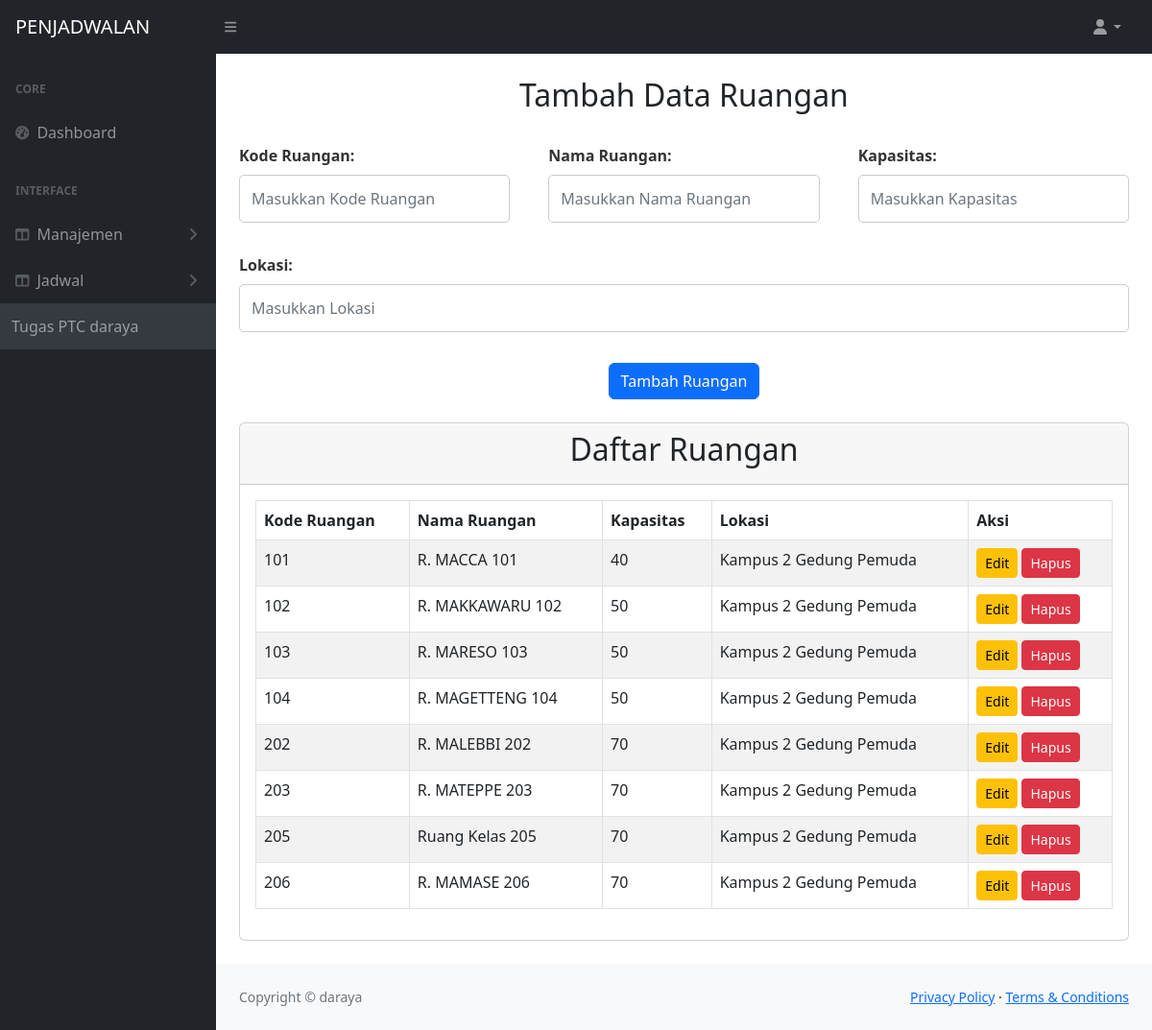
Page /ruangan.php on the committed database.
### tables this page shows
CREATE TABLE `ruangan` (
  `ruangan_id` int(11) NOT NULL,
  `kode_ruangan` varchar(20) NOT NULL,
  `nama_ruangan` varchar(100) NOT NULL,
  `kapasitas` int(11) NOT NULL,
  `lokasi` varchar(100) NOT NULL
);

### ruangan.php (the view, shortened to what this page needs)
<?php
$host = "localhost";
$user = "root";
$pass = "";
$db = "penjadwalan2";
$conn = new mysqli($host, $user, $pass, $db);
$result = $conn->query("SELECT * FROM ruangan");
?>
<!DOCTYPE html>
<html lang="en">
    <head>
        <link href="https://cdn.jsdelivr.net/npm/simple-datatables@7.1.2/dist/style.min.css" rel="stylesheet" />
        <link href="css/styles.css" rel="stylesheet" />
        <link href="css/dosen.css" rel="stylesheet" />
    </head>
    <body>
        <nav class="sb-topnav navbar navbar-expand navbar-dark bg-dark">
            <a class="navbar-brand ps-3" href="index.html">PENJADWALAN</a>
            <button class="btn btn-link btn-sm order-1 order-lg-0 me-4 me-lg-0" id="sidebarToggle" href="#!"><i class="fas fa-bars"></i></button>
            <ul class="navbar-nav ms-auto ms-md-0 me-3 me-lg-4">
                <li class="nav-item dropdown">
                    <a class="nav-link dropdown-toggle" id="navbarDropdown" href="#" role="button" data-bs-toggle="dropdown" aria-expanded="false"><i class="fas fa-user fa-fw"></i></a>
                </li>
            </ul>
        </nav>
        <div id="layoutSidenav">
            <div id="layoutSidenav_nav">
                <nav class="sb-sidenav accordion sb-sidenav-dark" id="sidenavAccordion">
                    <div class="sb-sidenav-menu">
                        <div class="nav">
                            <div class="sb-sidenav-menu-heading">Core</div>
                            <a class="nav-link" href="index.html">
                                <div class="sb-nav-link-icon"><i class="fas fa-tachometer-alt"></i></div>
                                Dashboard
                            </a>
                            <div class="sb-sidenav-menu-heading">Interface</div>
                            <a class="nav-link collapsed" href="#" data-bs-toggle="collapse" data-bs-target="#collapseLayouts" aria-expanded="false" aria-controls="collapseLayouts">
                                <div class="sb-nav-link-icon"><i class="fas fa-columns"></i></div>
                                Manajemen
                                <div class="sb-sidenav-collapse-arrow"><i class="fas fa-angle-down"></i></div>
                            </a>
                            <a class="nav-link collapsed" href="#" data-bs-toggle="collapse" data-bs-target="#collapseJadwal" aria-expanded="false" aria-controls="collapseJadwal">
                                <div class="sb-nav-link-icon"><i class="fas fa-columns"></i></div>
                                Jadwal
                                <div class="sb-sidenav-collapse-arrow"><i class="fas fa-angle-down"></i></div>
                            </a>
                    <div class="sb-sidenav-footer">
                        Tugas PTC daraya
                    </div>
                </nav>
            </div>
            <div id="layoutSidenav_content">
    <main>
        <div class="container-fluid px-4">
            <br><center><h2>Tambah Data Ruangan</h2></center><br>
            <form method="POST" action="">
                <div class="mb-3 row">
                    <div class="col">
                        <label for="kode_ruangan" class="form-label">Kode Ruangan:</label>
                        <input type="text" class="form-control" id="kode_ruangan" name="kode_ruangan" placeholder="Masukkan Kode Ruangan" required>
                    </div>
                    <div class="col">
                        <label for="nama_ruangan" class="form-label">Nama Ruangan:</label>
                        <input type="text" class="form-control" id="nama_ruangan" name="nama_ruangan" placeholder="Masukkan Nama Ruangan" required>
                    </div>
                    <div class="col">
                        <label for="kapasitas" class="form-label">Kapasitas:</label>
                        <input type="number" class="form-control" id="kapasitas" name="kapasitas" placeholder="Masukkan Kapasitas" required>
                    </div>
                    <div class="col">
                        <label for="lokasi" class="form-label">Lokasi:</label>
                        <input type="text" class="form-control" id="lokasi" name="lokasi" placeholder="Masukkan Lokasi" required>
                    </div>
                </div>
                <div class="text-center mt-3">
                    <center><button type="submit" name="tambah" class="btn btn-primary">Tambah Ruangan</button><center></br>
                </div>
            </form>
            <div class="card mb-4">
                <div class="card-header">
                    <center><h2>Daftar Ruangan</h2></center>
                </div>
                <div class="card-body">
                    <table id="datatablesSimple" class="table table-striped table-bordered">
                        <thead>
                            <tr>
                                <th>Kode Ruangan</th>
                                <th>Nama Ruangan</th>
                                <th>Kapasitas</th>
                                <th>Lokasi</th>
                                <th>Aksi</th>
                            </tr>
                        </thead>
                        <tbody>
                            <?php
                            if ($result->num_rows > 0) {
                                while ($row = $result->fetch_assoc()) {
                                    ?>
                                    <tr>
                                        <td><?php echo htmlspecialchars($row['kode_ruangan']); ?></td>
                                        <td><?php echo htmlspecialchars($row['nama_ruangan']); ?></td>
                                        <td><?php echo htmlspecialchars($row['kapasitas']); ?></td>
                                        <td><?php echo htmlspecialchars($row['lokasi']); ?></td>
                                        <td>
                                            <a href="edit_ruangan.php?id=<?php echo $row['ruangan_id']; ?>" class="btn btn-warning btn-sm">Edit</a>
                                            <a href="?delete=<?php echo $row['ruangan_id']; ?>" class="btn btn-danger btn-sm" onclick="return confirm('Yakin ingin menghapus data ini?')">Hapus</a>
                                        </td>
                                    </tr>
                                    <?php
                                }
                            } else {
                                echo "<tr><td colspan='5' class='text-center'>Tidak ada data ruangan yang ditemukan.</td></tr>";
                            }
                            ?>
                        </tbody>
                    </table>
                </div>
            </div>
        </div>
    </main>
                <footer class="py-4 bg-light mt-auto">
                    <div class="container-fluid px-4">
                        <div class="d-flex align-items-center justify-content-between small">
                            <div class="text-muted">Copyright &copy; daraya</div>
                            <div>
                                <a href="#">Privacy Policy</a>
                                &middot;
                                <a href="#">Terms &amp; Conditions</a>
                            </div>
                        </div>
                    </div>
                </footer>
            </div>
        </div>
    </body>
</html>

### css/dosen.css (style rules this page uses)
.mb-3 { margin-bottom: 1rem; }
.form-label { font-weight: bold; color: #333; }
.form-control { border-radius: 5px; border: 1px solid #ccc; padding: 0.75rem; font-size: 1rem; width: 100%; box-sizing: border-box; }
.row .col { margin-bottom: 1rem; }
.row { display: flex; flex-wrap: wrap; gap: 1rem; }
@media (min-width: 768px) { .col { flex: 1 1 calc(33.33% - 1rem); } }

### rows in the picture
ruangan: kode_ruangan "101", nama_ruangan "R. MACCA 101", kapasitas "40", lokasi "Kampus 2 Gedung Pemuda"
ruangan: kode_ruangan "102", nama_ruangan "R. MAKKAWARU 102", kapasitas "50", lokasi "Kampus 2 Gedung Pemuda"
ruangan: kode_ruangan "103", nama_ruangan "R. MARESO 103", kapasitas "50", lokasi "Kampus 2 Gedung Pemuda"
ruangan: kode_ruangan "104", nama_ruangan "R. MAGETTENG 104", kapasitas "50", lokasi "Kampus 2 Gedung Pemuda"
ruangan: kode_ruangan "202", nama_ruangan "R. MALEBBI 202", kapasitas "70", lokasi "Kampus 2 Gedung Pemuda"
ruangan: kode_ruangan "203", nama_ruangan "R. MATEPPE 203", kapasitas "70", lokasi "Kampus 2 Gedung Pemuda"
ruangan: kode_ruangan "205", nama_ruangan "Ruang Kelas 205", kapasitas "70", lokasi "Kampus 2 Gedung Pemuda"
ruangan: kode_ruangan "206", nama_ruangan "R. MAMASE 206", kapasitas "70", lokasi "Kampus 2 Gedung Pemuda"
